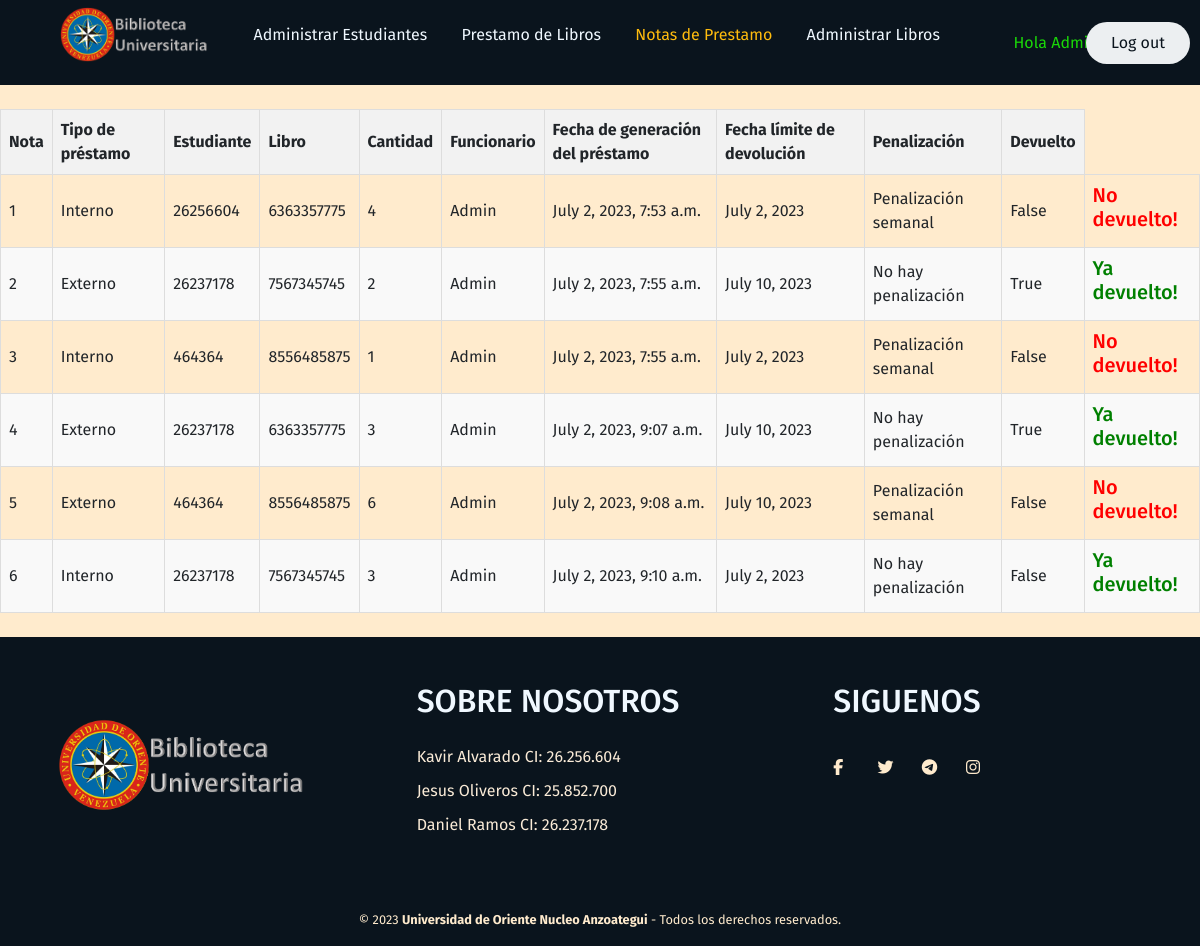
The app's page /notasprestamo/ (signed in), older data.
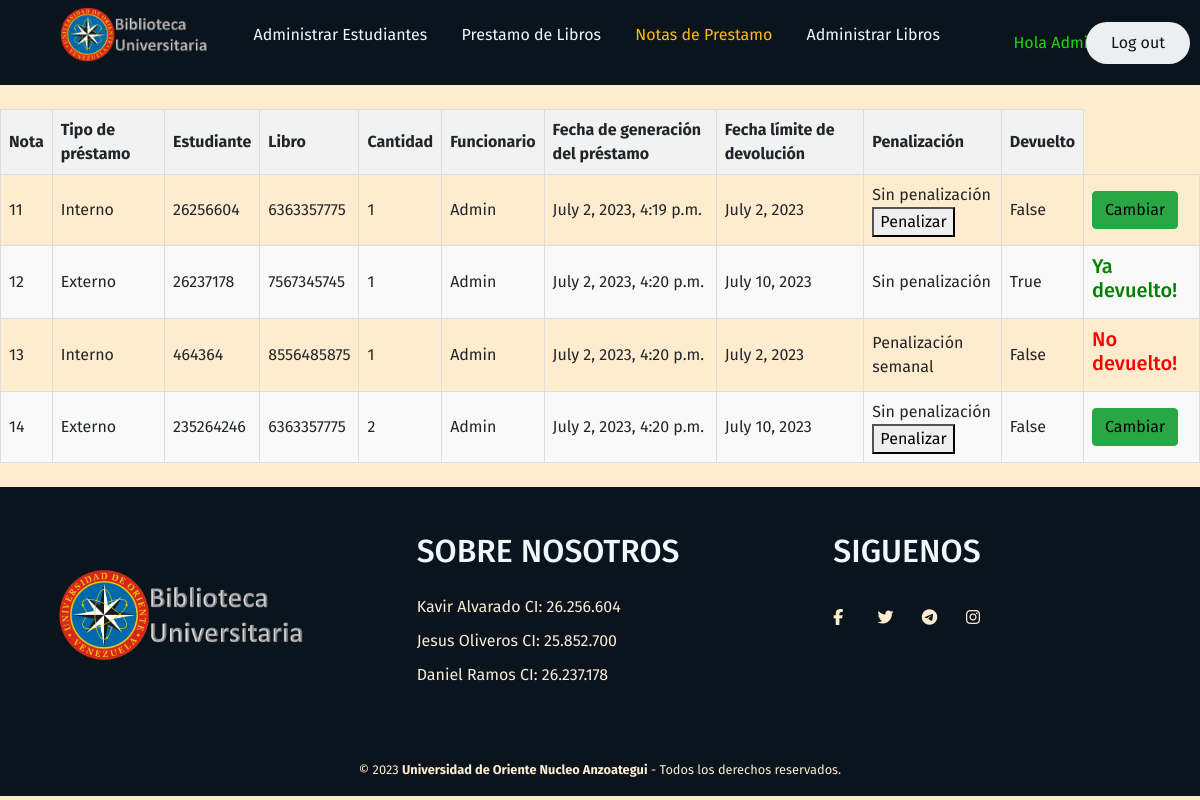
The same page, newer data.
### GenerarPrestamo/models.py (models this page shows, shortened)
class Prestamo(models.Model):
    id = models.AutoField(primary_key=True, verbose_name="Nota de Prestamo")
    estudiante=models.ForeignKey(Estudiante, on_delete=models.CASCADE, verbose_name="Estudiante")
    libro=models.ForeignKey(Libro, on_delete=models.CASCADE, verbose_name="Libro")
    tipo = models.CharField(max_length=7, choices=TIPO_CHOICES, verbose_name="Tipo de Prestamo")
    cantidad = models.PositiveIntegerField(validators=[MinValueValidator(1)],verbose_name="Cantidad del libro")
    limite=models.DateField(editable=False, verbose_name="Fecha límite de Devolución")
    fecha=models.DateTimeField(auto_now_add=True)
    funcionario = models.ForeignKey(User, on_delete=models.SET_NULL, null=True, editable=False)
    penalizacion = models.CharField(max_length=50, default='Sin penalización')
    devuelto = models.BooleanField(default=False, editable=False, verbose_name="Devuetlo")
    class Meta:
        verbose_name='prestamo'
        verbose_name_plural='prestamos'

### AdministrarEstudiantes/models.py (models this page shows)
class Estudiante(models.Model):# Creación de la tabla con el nombre Estudiante
    id = models.CharField(primary_key=True, max_length=20, verbose_name="CI del Estudiante")
    nombre=models.CharField(max_length=20, verbose_name="Nombre del Estudiante")
    email=models.EmailField(max_length=50, verbose_name="Correo Electrónico")
    direccion=models.CharField(max_length=50, verbose_name="Dirección del Estudiante")
    tfno=models.CharField(max_length=20, verbose_name="Número Telefónico")
    fecha=models.DateTimeField(auto_now_add=True, verbose_name="Fecha del Registro")
    estatus = models.CharField(max_length=30, default='Habilitado')
    def __str__(self):
        return self.id
    class Meta:
        verbose_name='estudiante'
        verbose_name_plural='estudiantes'

### AdministrarLibros/models.py (models this page shows)
class Libro(models.Model):# Tabla con el nombre Libro
    nombre=models.CharField(max_length=50, verbose_name="Nombre del Libro")
    id=models.CharField(max_length=30, verbose_name="Cota del Libro", primary_key=True)
    autor=models.CharField(max_length=50, verbose_name="Autor del libro")
    tipo=models.CharField(max_length=15, verbose_name="Autor del libro")
    cantidadint=models.PositiveIntegerField(validators=[MinValueValidator(1)], verbose_name="Copias Internas")
    cantidadext=models.PositiveIntegerField(validators=[MinValueValidator(1)], verbose_name="Copias Externas")
    categoria=models.CharField(max_length=20, verbose_name="Categoria del Libro")
    fecha=models.DateTimeField(auto_now_add=True, verbose_name="Fecha del Ingreso")
    def __str__(self):
        return self.id
    class Meta:
        verbose_name='libro'
        verbose_name_plural='libros'

### NotasPrestamo/views.py (the view, shortened to what this page needs)
# urls.py: path('',views.notas_prestamo, name="NotasPrestamo"),
def notas_prestamo(request):
    notas=Prestamo.objects.all()
    return render(request, "notasprestamo/notasprestamo.html", {'notas':notas})

### NotasPrestamo/templates/notasprestamo/notasprestamo.html (shortened to what this page needs)
{% extends "base/base.html" %}
{% load static %}
{% block content %}
    <link href="{% static 'Biblioteca/bootstrap.min.css' %}" rel="stylesheet">
    <link rel="stylesheet" href="{% static 'Biblioteca/css/StylesBase.css' %}">
    <head>
        <link rel="stylesheet" href="{% static 'Biblioteca/css/StylesTable.css' %}">
    </head>
    {% if user.is_authenticated %}
        <table style="margin: auto;">
            <thead>
                <tr>
                    <th>Nota</th>
                    <th>Tipo de préstamo</th>
                    <th>Estudiante</th>
                    <th>Libro</th>
                    <th>Cantidad</th>
                    <th>Funcionario</th>
                    <th>Fecha de generación del préstamo</th>
                    <th>Fecha límite de devolución</th>
                    <th>Penalización</th>
                    <th>Devuelto</th>
                </tr>
            </thead>
            <tbody>
                {% for nota in notas %}
                    <tr>
                        <td>{{nota.id}}</td>
                        <td>{{nota.tipo}}</td>
                        <td>{{nota.estudiante}}</td>
                        <td>{{nota.libro}}</td>
                        <td>{{nota.cantidad}}</td>
                        <td>{{nota.funcionario}}</td>
                        <td>{{nota.fecha}}</td>
                        <td>{{nota.limite}}</td>
                        <td>
                            {{nota.penalizacion}}
                            {% if not nota.devuelto and nota.penalizacion == 'Sin penalización' %}
                                <form action="{% url 'CambiarPenalizacion' nota.id %}" method="POST">
                                    <button type="submit">Penalizar</button>
                                </form>
                            {% endif %}
                        </td>
                        <td>{{nota.devuelto}}</td>
                        <td>
                            {% if not nota.devuelto and nota.penalizacion == 'Sin penalización' %}
                                <form method="POST">
                                    <button type="submit" class="btn btn-success">Cambiar</button>
                                </form>
                            {% elif not nota.devuelto and  nota.penalizacion == 'Penalización semanal'%}
                                <h5 style="color: red;">No devuelto!</h5>
                            {% else %}
                                <h5 style="color: green;">Ya devuelto!</h5>
                            {% endif %}
                        </td>
                    </tr>
                {% endfor %}
            </tbody>
        </table>
    {% else %}
        <h3 style="text-align: center">Perdone pero debe logearse</h3>
    {% endif %}
{% endblock %}

### Home/templates/base/base.html (shortened to what this page needs)
<!DOCTYPE html>
<html>
    <head>
        {% load static %}
        <link rel="stylesheet" href="{% static 'Biblioteca/css/StylesBase.css' %}">
    </head>
    <body>
        <header>
            <div class="h-de-pagina">
                <div style="text-align: left; margin-right: -50px;" class="logo">
                    <figure>
                        <a href="{% url 'Home' %}">
                            <img src="{% static 'Biblioteca/imgprojts/Logo.png' %}" alt="Logo UDO">
                        </a>
                    </figure>
                </div>
                <nav  style="text-align: center; margin-right: 20px;">
                    <ul class="nav-links">
                        <li><a class="{% if request.path == '/administrarestudiantes/' %}active{% endif %}" href="{% url 'AdministrarEstudiantes' %}">Administrar Estudiantes</a></li>
                        <li><a class="{% if request.path == '/generarprestamo/' %}active{% endif %}" href="{% url 'GenerarPrestamo' %}">Prestamo de Libros</a></li>
                        <li><a class="{% if request.path == '/notasprestamo/' %}active{% endif %}" href="{% url 'NotasPrestamo' %}">Notas de Prestamo</a></li>
                        <li><a class="{% if request.path == '/administrarlibros/' %}active{% endif %}" href="{% url 'AdministrarLibros' %}">Administrar Libros</a></li>
                    </ul>
                </nav>
                {% if user.is_authenticated %}
                    <div style="text-align: right; margin-right: -50px;"><a style="color: rgb(26, 216, 8);">Hola {{user.username}}</a></div>
                    <div style="text-align: right; margin-right: -50px;"><a href="{% url 'Logout' %}" class="sesion"><button>Log out</button></a></div>
                {% else %}
                    <div style="text-align: right; margin-right: -70px;"><a href="{% url 'Login' %}" class="sesion"><button>Login</button></a></div>
                    <div style="text-align: right; margin-right: -20px;"><a href="{% url 'SignUp' %}" class="sesion"><button>Sign Up</button></a></div>
                {% endif %}
        </header>
        <div>
            {% block content %}
            {% endblock %}
        </div>
        <footer class="pie-de-pagina">
            <div class="case-one">
                <div class="box">
                    <figure>
                        <a href="#">
                            <img src="{% static 'Biblioteca/imgprojts/Logo.png' %}" alt="Logo UDO">
                        </a>
                    </figure>
                </div>
                <div class="box">
                    <h2>SOBRE NOSOTROS</h2>
                    <p>Kavir Alvarado CI: 26.256.604</p>
                    <p>Jesus Oliveros CI: 25.852.700</p>
                    <p>Daniel Ramos CI: 26.237.178</p>
                </div>
                <div class="box">
                    <h2>SIGUENOS</h2>
                    <div class="redes">
                        <a href="#" class="fa fa-facebook"></a>
                        <a href="#" class="fa fa-twitter"></a>
                        <a href="#" class="fa fa-telegram"></a>
                        <a href="#" class="fa fa-instagram"></a>
                    </div>
                </div>
            </div>
            <div class="case-two">
                <small>&copy; 2023 <b>Universidad de Oriente Nucleo Anzoategui</b> - Todos los derechos reservados.</small>
            </div>
        </footer>
    </body>
</html>

### Home/static/Biblioteca/css/StylesBase.css (style rules this page uses)
* { margin: 0; padding: 1; box-sizing: border-box; font-family: 'Fira Sans', sans-serif; }
body { background-color: blanchedalmond; }
.h-de-pagina { width: 100%; background-color: #0a141d; margin: auto; display: flex; justify-content: space-between; align-items:center; height: 85px; padding: 10px 5%; }
.h-de-pagina .logo figure { width: 100%; height: 100%; }
.h-de-pagina .logo figure img { width: 150px; transition: all 0.3s; }
.h-de-pagina .nav-links { list-style: none; }
.h-de-pagina .nav-links li { display: inline-block; padding: 0 15px; }
.h-de-pagina .nav-links li a { text-decoration: none; color: aliceblue; }
.h-de-pagina .nav-links li a.active { color: #ffbc0e; }
.h-de-pagina .sesion button { font-size: 500; color: #0a141d; padding: 9px 25px; background: #eceff1; border: none; border-radius: 40px; transition: all 0.12s ease 0s; }
.pie-de-pagina { width: 100%; background-color: #0a141d; }
.pie-de-pagina .case-one { width: 100%; max-width: 1200px; margin: auto; display: grid; grid-template-columns: repeat(3, 1fr); grid-gap: 50px; padding: 45px 0px; }
.pie-de-pagina .case-one .box figure { width: 100%; height: 100%; display: flex; justify-content: center; align-items: center; }
.pie-de-pagina .case-one .box figure img { width: 250px; }
.pie-de-pagina .case-one .box h2 { color: aliceblue; margin-bottom: 25px; }
.pie-de-pagina .case-one .box p { color: antiquewhite; margin-bottom: 10px; }
.pie-de-pagina .case-one .box .redes a { display: inline-block; text-decoration: none; width: 30px; height: 30px; line-height: 45px; color: blanchedalmond; margin-right: 10px; transition: all 300ms ease; }
.pie-de-pagina .case-two { padding: 15px 10px; text-align: center; }
.pie-de-pagina .case-two small { color: blanchedalmond; justify-content: center; }

### Home/static/Biblioteca/css/StylesTable.css (style rules this page uses)
table { border-collapse: collapse; width: 100%; }
th, td { border: 1px solid #ddd; padding: 8px; }
th { background-color: #f2f2f2; }
tr:nth-child(even) { background-color: #f9f9f9; }

Row changes from the older to the newer data that the page shows:
removed Prestamo: id "1", tipo "Interno", estudiante "26256604", libro "6363357775", cantidad "4", funcionario "Admin", fecha "July 2, 2023, 7:53 a.m.", limite "July 2, 2023", penalizacion "Penalización semanal", devuelto "False", shows "No devuelto!"
removed Prestamo: id "2", tipo "Externo", estudiante "26237178", libro "7567345745", cantidad "2", funcionario "Admin", fecha "July 2, 2023, 7:55 a.m.", limite "July 10, 2023", penalizacion "No hay penalización", devuelto "True", shows "Ya devuelto!"
removed Prestamo: id "3", tipo "Interno", estudiante "464364", libro "8556485875", cantidad "1", funcionario "Admin", fecha "July 2, 2023, 7:55 a.m.", limite "July 2, 2023", penalizacion "Penalización semanal", devuelto "False", shows "No devuelto!"
removed Prestamo: id "4", tipo "Externo", estudiante "26237178", libro "6363357775", cantidad "3", funcionario "Admin", fecha "July 2, 2023, 9:07 a.m.", limite "July 10, 2023", penalizacion "No hay penalización", devuelto "True", shows "Ya devuelto!"
removed Prestamo: id "5", tipo "Externo", estudiante "464364", libro "8556485875", cantidad "6", funcionario "Admin", fecha "July 2, 2023, 9:08 a.m.", limite "July 10, 2023", penalizacion "Penalización semanal", devuelto "False", shows "No devuelto!"
removed Prestamo: id "6", tipo "Interno", estudiante "26237178", libro "7567345745", cantidad "3", funcionario "Admin", fecha "July 2, 2023, 9:10 a.m.", limite "July 2, 2023", penalizacion "No hay penalización", devuelto "False", shows "Ya devuelto!"
added Prestamo: id "11", tipo "Interno", estudiante "26256604", libro "6363357775", cantidad "1", funcionario "Admin", fecha "July 2, 2023, 4:19 p.m.", limite "July 2, 2023", penalizacion "Sin penalización", shows "Penalizar", devuelto "False"
added Prestamo: id "12", tipo "Externo", estudiante "26237178", libro "7567345745", cantidad "1", funcionario "Admin", fecha "July 2, 2023, 4:20 p.m.", limite "July 10, 2023", penalizacion "Sin penalización", devuelto "True", shows "Ya devuelto!"
added Prestamo: id "13", tipo "Interno", estudiante "464364", libro "8556485875", cantidad "1", funcionario "Admin", fecha "July 2, 2023, 4:20 p.m.", limite "July 2, 2023", penalizacion "Penalización semanal", devuelto "False", shows "No devuelto!"
added Prestamo: id "14", tipo "Externo", estudiante "235264246", libro "6363357775", cantidad "2", funcionario "Admin", fecha "July 2, 2023, 4:20 p.m.", limite "July 10, 2023", penalizacion "Sin penalización", shows "Penalizar", devuelto "False"
